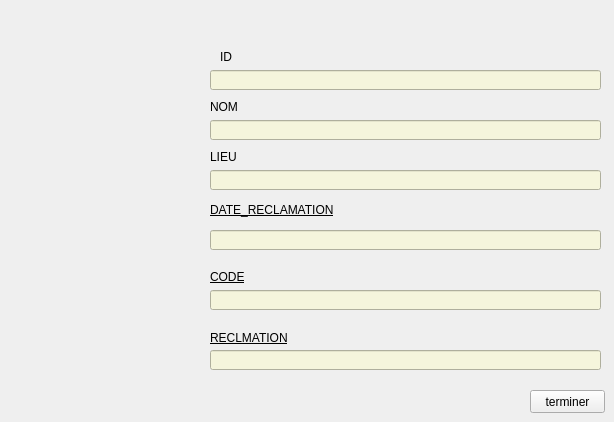
      <widget class="QWidget" name="page_13">
       <widget class="QLabel" name="label_15">
        <property name="geometry">
         <rect>
          <x>210</x>
          <y>150</y>
          <width>47</width>
          <height>13</height>
         </rect>
        </property>
        <property name="text">
         <string>LIEU</string>
        </property>
       </widget>
       <widget class="QLabel" name="label_24">
        <property name="geometry">
         <rect>
          <x>210</x>
          <y>330</y>
          <width>81</width>
          <height>16</height>
         </rect>
        </property>
        <property name="styleSheet">
         <string notr="true">font: 8pt &quot;MS Shell Dlg 2&quot;;
text-decoration: underline;</string>
        </property>
        <property name="text">
         <string>RECLMATION</string>
        </property>
       </widget>
       <widget class="QLabel" name="label_33">
        <property name="geometry">
         <rect>
          <x>210</x>
          <y>100</y>
          <width>47</width>
          <height>13</height>
         </rect>
        </property>
        <property name="text">
         <string>NOM</string>
        </property>
       </widget>
       <widget class="QLineEdit" name="code_4">
        <property name="geometry">
         <rect>
          <x>210</x>
          <y>290</y>
          <width>391</width>
          <height>20</height>
         </rect>
        </property>
        <property name="styleSheet">
         <string notr="true">background-color:beige;</string>
        </property>
       </widget>
       <widget class="QLabel" name="label_34">
        <property name="geometry">
         <rect>
          <x>220</x>
          <y>50</y>
          <width>47</width>
          <height>13</height>
         </rect>
        </property>
        <property name="text">
         <string>ID</string>
        </property>
       </widget>
       <widget class="QLabel" name="label_53">
        <property name="geometry">
         <rect>
          <x>210</x>
          <y>270</y>
          <width>47</width>
          <height>13</height>
         </rect>
        </property>
        <property name="styleSheet">
         <string notr="true">font: 8pt &quot;MS Shell Dlg 2&quot;;
text-decoration: underline;</string>
        </property>
        <property name="text">
         <string>CODE</string>
        </property>
       </widget>
       <widget class="QLineEdit" name="id_2">
        <property name="geometry">
         <rect>
          <x>210</x>
          <y>70</y>
          <width>391</width>
          <height>20</height>
         </rect>
        </property>
        <property name="styleSheet">
         <string notr="true">background-color:beige;</string>
        </property>
       </widget>
       <widget class="QLineEdit" name="rec_2">
        <property name="geometry">
         <rect>
          <x>210</x>
          <y>350</y>
          <width>391</width>
          <height>20</height>
         </rect>
        </property>
        <property name="styleSheet">
         <string notr="true">background-color:beige;</string>
        </property>
       </widget>
       <widget class="QLineEdit" name="nom_rec_2">
        <property name="geometry">
         <rect>
          <x>210</x>
          <y>120</y>
          <width>391</width>
          <height>20</height>
         </rect>
        </property>
        <property name="styleSheet">
         <string notr="true">background-color:beige;</string>
        </property>
       </widget>
       <widget class="QLineEdit" name="date_rec_2">
        <property name="geometry">
         <rect>
          <x>210</x>
          <y>230</y>
          <width>391</width>
          <height>20</height>
         </rect>
        </property>
        <property name="styleSheet">
         <string notr="true">background-color:beige;</string>
        </property>
       </widget>
       <widget class="QPushButton" name="modifier_ter">
        <property name="geometry">
         <rect>
          <x>530</x>
          <y>390</y>
          <width>75</width>
          <height>23</height>
         </rect>
        </property>
        <property name="styleSheet">
         <string notr="true">backgroun-color:tan;</string>
        </property>
        <property name="text">
         <string>terminer</string>
        </property>
       </widget>
       <widget class="QLineEdit" name="lieu_2">
        <property name="geometry">
         <rect>
          <x>210</x>
          <y>170</y>
          <width>391</width>
          <height>20</height>
         </rect>
        </property>
        <property name="styleSheet">
         <string notr="true">background-color:beige;</string>
        </property>
        <property name="text">
         <string/>
        </property>
       </widget>
       <widget class="QLabel" name="label_55">
        <property name="geometry">
         <rect>
          <x>210</x>
          <y>200</y>
          <width>131</width>
          <height>20</height>
         </rect>
        </property>
        <property name="styleSheet">
         <string notr="true">font: 8pt &quot;MS Shell Dlg 2&quot;;
text-decoration: underline;</string>
        </property>
        <property name="text">
         <string>DATE_RECLAMATION</string>
        </property>
       </widget>
      </widget>
